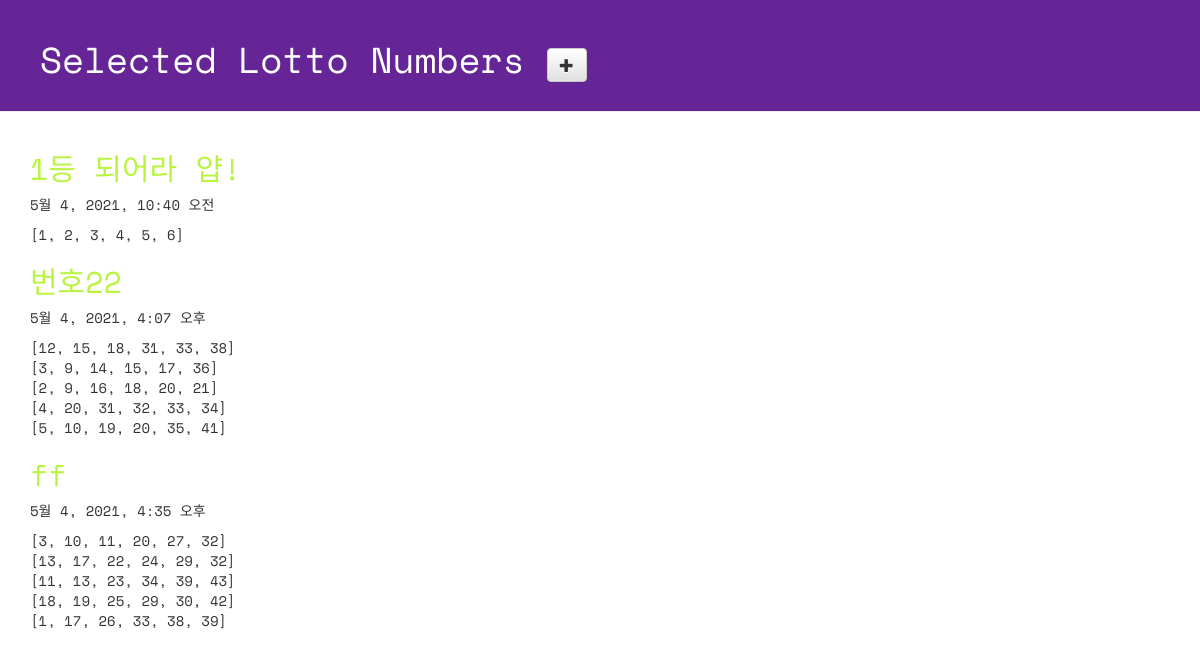
Page /lotto/ on the committed database.
### lotto/models.py (models this page shows, shortened)
class GuessNumbers(models.Model):
    name = models.CharField(max_length=24)
    text = models.CharField(max_length=255)
    lottos = models.CharField(max_length=255, default='[1, 2, 3, 4, 5, 6]')
    num_lottos = models.IntegerField(default=5)
    update_date = models.DateTimeField()

### lotto/views.py (the view)
# urls.py: path('lotto/', views.index, name='index'),
def index(request):
    lottos = GuessNumbers.objects.all()
    return render(request, 'lotto/default.html', {'lottos' : lottos})

### lotto/templates/lotto/default.html (shortened to what this page needs)
<!DOCTYPE html>
{% load static %}
<html lang="ko">
<head>
 <link rel="stylesheet" href="//maxcdn.bootstrapcdn.com/bootstrap/3.2.0/css/bootstrap.min.css">
 <link rel="stylesheet" href="//maxcdn.bootstrapcdn.com/bootstrap/3.2.0/css/bootstrap-theme.min.css">
 <link rel="stylesheet" href="{% static 'css\lotto.css' %}">
</head>
<body>
  <div class="page-header">
  <h1>
    Selected Lotto Numbers
    <a href="{% url 'new_lotto' %}">
      <span class="glyphicon glyphicon-plus btn btn-default"></span>
    </a>
  </h1>
  </div>
  <div class="container lotto">
    {% for lotto in lottos %}
      <h2>{{ lotto.text }}</h2>
      <p>{{ lotto.update_date }}</p>
      <p>{{ lotto.lottos | linebreaksbr }}</p>
    {% endfor %}
  </div>
</body>
</html>

### lotto/static/css/lotto.css (style rules this page uses)
.page-header { background-color: #652596; margin-top: 0; padding: 20px 20px 20px 40px; font-family: 'Space Mono', monospace; }
.page-header h1 { color: #FFFFFF; }
.container { font-family: 'Space Mono', monospace; }
.container h2 { color: #B9F442; }

### rows in the picture
GuessNumbers: text "1등 되어라 얍!", update_date "5월 4, 2021, 10:40 오전", lottos "[1, 2, 3, 4, 5, 6]"
GuessNumbers: text "번호22", update_date "5월 4, 2021, 4:07 오후", lottos "[12, 15, 18, 31, 33, 38] [3, 9, 14, 15, 17, 36] [2, 9, 16, 18, 20, 21] [4, 20, 31, 32, 33, 34] [5, 10, 19, 20, 35, 41]"
GuessNumbers: text "ff", update_date "5월 4, 2021, 4:35 오후", lottos "[3, 10, 11, 20, 27, 32] [13, 17, 22, 24, 29, 32] [11, 13, 23, 34, 39, 43] [18, 19, 25, 29, 30, 42] [1, 17, 26, 33, 38, 39]"
